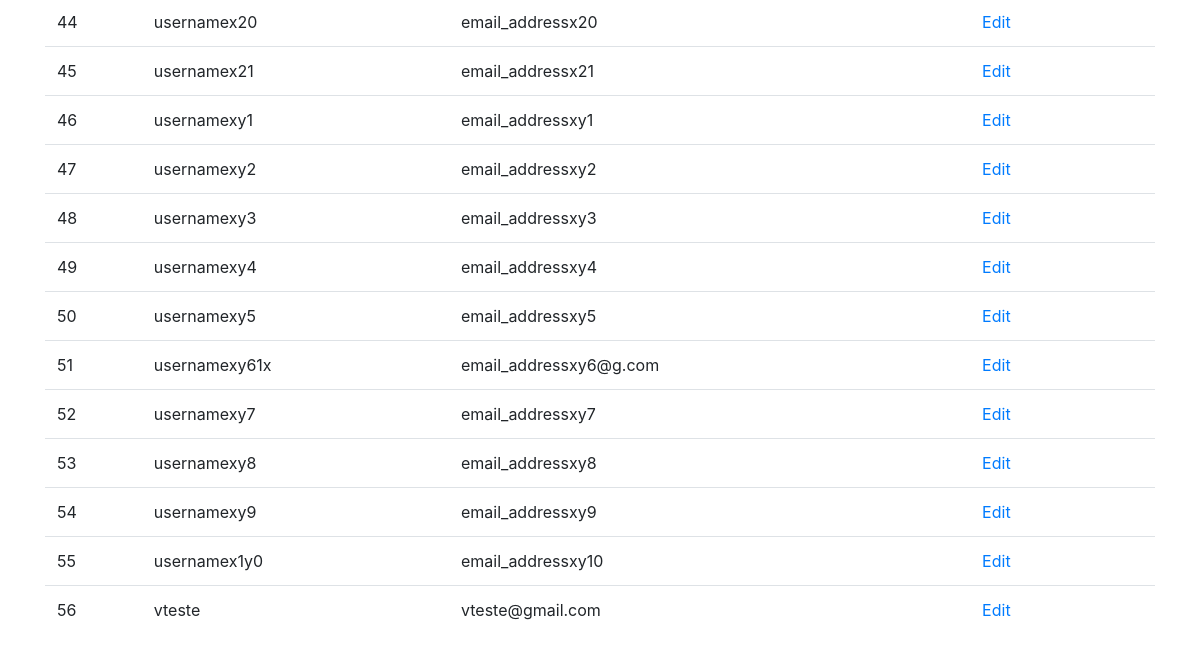
The page /myapp (signed in, lower part) on the database as committed earlier.
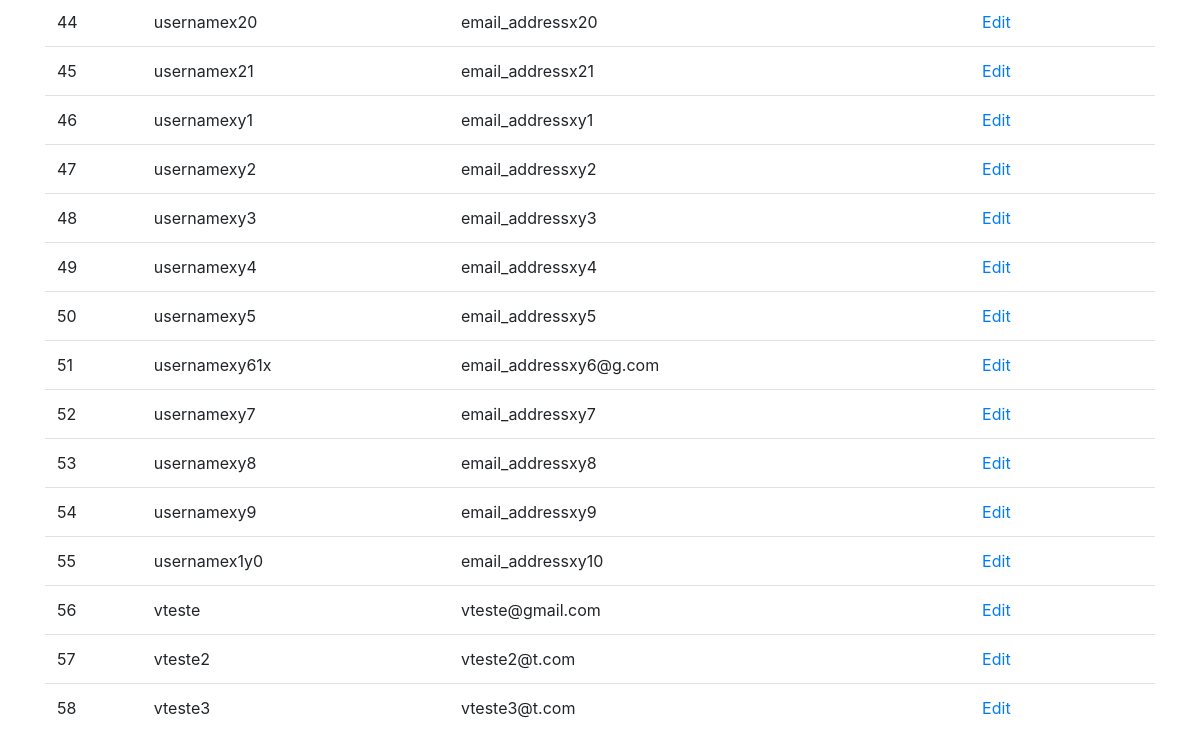
The same page on the database as committed later.
### myapp/dao.py (models this page shows, shortened)
class User(db.Model, UserMixin):
    id = db.Column(db.Integer(), primary_key=True)
    username = db.Column(db.String(length=30), nullable=False, unique=True)
    email_address = db.Column(db.String(length=50), nullable=False, unique=True)
    password_hash = db.Column(db.String(length=60), nullable=False)
    @property
    def password(self):
        return self.password

### myapp/main.py (the view)
@app.route('/myapp')
@login_required
def myapp_page():
    usersCollection = Users()
    users = usersCollection.list_all_users()
    return render_template('user/myapp.html', users=users)

### myapp/dao.py (called while the page is built)
@login_manager.user_loader
def load_user(user_id):
    return User.query.get(int(user_id))

    def list_all_users(self):
        return User.query.all()

### myapp/templates/user/myapp.html (shortened to what this page needs)
{% extends 'base.html' %}
{% block content %}
<div class="container">
  <div class="table-responsive">
    <table class="table table-hover">
      <tbody>
        {% for user in users %}
        <tr>
          <td>{{ loop.index }}</td>
          <td>{{ user.username }}</td>
          <td>{{ user.email_address}} </td>
          <td><a href="{{ url_for('edit_user', id=user.id) }}">Edit</a></td>
        </tr>
        {% endfor %}
      </tbody>
    </table>
  </div>
</div>
{% endblock %}

### myapp/templates/base.html (shortened to what this page needs)
<!doctype html>
<html lang="en">
   <head>
      <link rel="stylesheet" href="https://cdn.jsdelivr.net/npm/bootstrap@4.5.3/dist/css/bootstrap.min.css">
   </head>
   <body>
      {% block content %}
      {% endblock %}
   </body>
</html>

Rows that differ between the two databases and show on the page:
added User: username "vteste2", email_address "vteste2@t.com"
added User: username "vteste3", email_address "vteste3@t.com"
